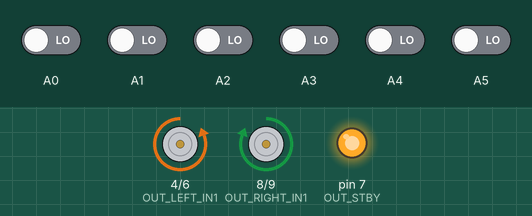
Bench run of a sketch on a simulated Arduino Uno, built with avr-gcc and run on an emulated ATmega328P. Parts: motor-driver pin pairs drawn as motors (green arrow = first pin HIGH = forward, orange = second pin HIGH = backward, longer = more drive, scaled by the enable pin, stopped while the standby pin is LOW), output pins drawn as LEDs (lit = HIGH). The inputs (shaded band) are chosen by the test bench; at power-on: A0–5 LOW.

Above: at 11.2 s.
11.3 s: A1 driven HIGH
At 12.5 s:
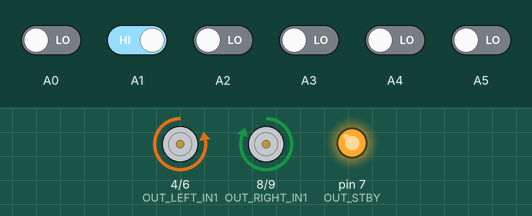
12.8 s: A2 driven HIGH
14.3 s: A3 driven HIGH
At 14.7 s:
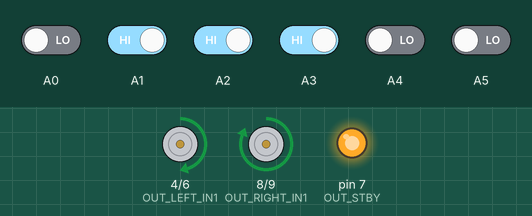
15.8 s: A4 driven HIGH
At 17.0 s:
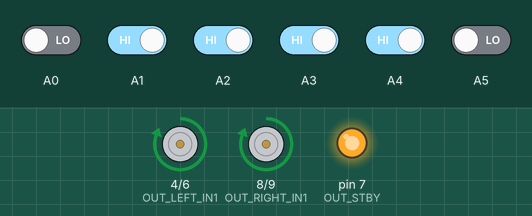
17.3 s: A5 driven HIGH
At 18.2 s:
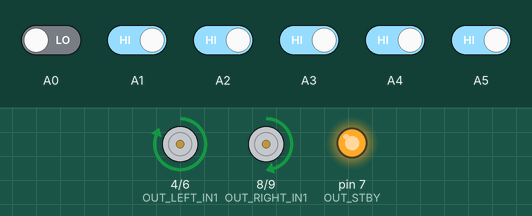
18.8 s: A0 driven HIGH
At 19.3 s:
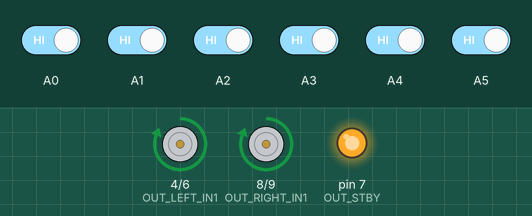
Timing chart, 0 to 21.3 s (numbered marks = the images above; inputs shaded):
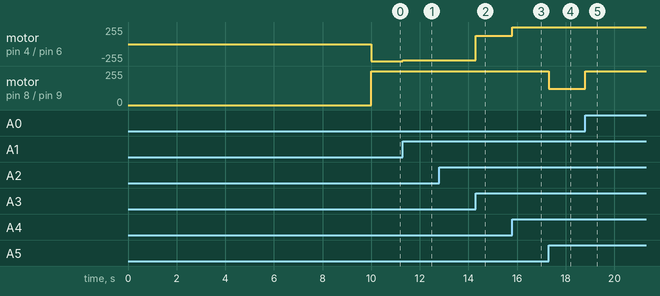

Measured:
- after the input at 11.3 s, motor on pin 4 (OUT_LEFT_IN1) / pin 6 (OUT_LEFT_IN2): backward 255/255 → backward 244/255 at once
- after the input at 14.3 s, motor on pin 4 (OUT_LEFT_IN1) / pin 6 (OUT_LEFT_IN2): backward 244/255 → forward 121/255 at once
- after the input at 15.8 s, motor on pin 4 (OUT_LEFT_IN1) / pin 6 (OUT_LEFT_IN2): forward 121/255 → forward 255/255 at once
- after the input at 17.3 s, motor on pin 8 (OUT_RIGHT_IN1) / pin 9 (OUT_RIGHT_IN2): forward 255/255 → forward 121/255 at once
- after the input at 18.8 s, motor on pin 8 (OUT_RIGHT_IN1) / pin 9 (OUT_RIGHT_IN2): forward 121/255 → forward 255/255 at once

The sketch:

Copernico.ino
```cpp
/*
* Squadra: Copernico
* Robot:   Only One Day
* @autori: Brosco Paolo, Ceoletta Marco, Rossiello Giordano, Saglia Paolo
* @scuola: Copernico-Pasoli
* @data: Maggio 2016
* @versione: -
* @evento: Roboval 2016
*
*/

#include <QTRSensors.h>

#define OUT_LEFT_IN1    4
#define OUT_LEFT_PWM    5
#define OUT_LEFT_IN2    6
#define OUT_STBY        7
#define OUT_RIGHT_IN1   8
#define OUT_RIGHT_IN2   9
#define OUT_RIGHT_PWM  10
#define LEFT_MOTOR      0
#define RIGHT_MOTOR     1

#define NUM_SENSORS     6
#define TIMEOUT      2500
#define EMITTER_PIN     QTR_NO_EMITTER_PIN

#define MAX_SPEED     100
#define BASE_SPEED    100

QTRSensorsRC qtrrc((unsigned char[]) {A0, A1, A2, A3, A4, A5},NUM_SENSORS, TIMEOUT, EMITTER_PIN);

  unsigned int sensors[6];
int lastError=0;
int motorSpeed=0;

void setup()
  {
  pinMode(OUT_STBY,OUTPUT);
  pinMode(OUT_LEFT_PWM,OUTPUT);
  pinMode(OUT_LEFT_IN1,OUTPUT);
  pinMode(OUT_LEFT_IN2,OUTPUT);
  pinMode(OUT_RIGHT_PWM,OUTPUT);
  pinMode(OUT_RIGHT_IN1,OUTPUT);
  pinMode(OUT_RIGHT_IN2,OUTPUT);
  for(int i=0;i<400;i++)
    qtrrc.calibrate();
  motor_standby(false);
  }

void motor_standby(boolean standby) //abilita-disabilita i motori
  {
  if(standby)
    digitalWrite(OUT_STBY,LOW);
  else
    digitalWrite(OUT_STBY,HIGH);
  }

void loop()
  {
  int aposition=qtrrc.readLine(sensors);
  int error=aposition-2500;
//Ciclo di controllo PID (Proporzionale-Integrativo-Derivativo)
  motorSpeed=(int)(0.1*error+0.03*((float)(error+lastError)*0.5)+1.425*((error-lastError)));

  lastError=error;

  set_motor(LEFT_MOTOR,limitSpeed(BASE_SPEED+motorSpeed));
  set_motor(RIGHT_MOTOR,limitSpeed(BASE_SPEED-motorSpeed));
}

int limitSpeed(int motorSpeed) //limitatore di velocita
  {
  if(motorSpeed>MAX_SPEED)
    return MAX_SPEED;
  if(motorSpeed<-MAX_SPEED)
    return -MAX_SPEED;
  return motorSpeed;
  }

void set_motor(boolean motor,char speed) //imposta la velocità  da tra -100 (indietro) e +100 (avanti) a 0/255
  {
  byte PWMvalue=map(abs(speed),0,100,50,255);
  if(speed>0)
    motor_speed(motor,0,PWMvalue);
  else if(speed<0)
    motor_speed(motor,1,PWMvalue);
  else
    motor_coast(motor);
  }

void motor_speed(boolean motor,boolean direction,byte speed)//trasmetti velocita//trasmetti velocita
  {
  if(motor==LEFT_MOTOR)
    {
    if(direction==0)
      {
      digitalWrite(OUT_LEFT_IN1,HIGH);
      digitalWrite(OUT_LEFT_IN2,LOW);
      }
    else
      {
      digitalWrite(OUT_LEFT_IN1,LOW);
      digitalWrite(OUT_LEFT_IN2,HIGH);
      }
    analogWrite(OUT_LEFT_PWM,speed);
    }
  else //motor==RIGHT_MOTOR
    {
    if(direction==0)
      {
      digitalWrite(OUT_RIGHT_IN1,HIGH);
      digitalWrite(OUT_RIGHT_IN2,LOW);
      }
    else
      {
      digitalWrite(OUT_RIGHT_IN1,LOW);
      digitalWrite(OUT_RIGHT_IN2,HIGH);
      }
    analogWrite(OUT_RIGHT_PWM,speed);
    }
  }

void motor_coast(boolean motor) //motore in folle
  {
  if(motor==LEFT_MOTOR)
    {
    digitalWrite(OUT_LEFT_IN1,LOW);
    digitalWrite(OUT_LEFT_IN2,LOW);
    digitalWrite(OUT_LEFT_PWM,HIGH);
    }
  else //motor==RIGHT_MOTOR
    {
    digitalWrite(OUT_RIGHT_IN1,LOW);
    digitalWrite(OUT_RIGHT_IN2,LOW);
    digitalWrite(OUT_RIGHT_PWM,HIGH);
    }
  }
```
